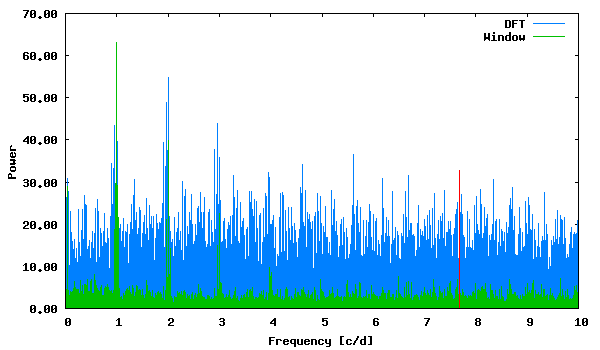

Reproduce this figure in gnuplot.
set term png size 600,350 medium
set colors classic
set output "phase_lc_17.deeming.png"
set xlabel "Frequency [c/d]"
set ylabel "Power"
set format y "%5.2f"
plot "deeming.periodogram" using 1:2 with lines linecolor 3 title "DFT", "deeming.periodogram" using 1:3 with lines linecolor 2 title "Window", "<echo '7.681049 32.76353216'" with impulses linecolor 1 title ""
 
